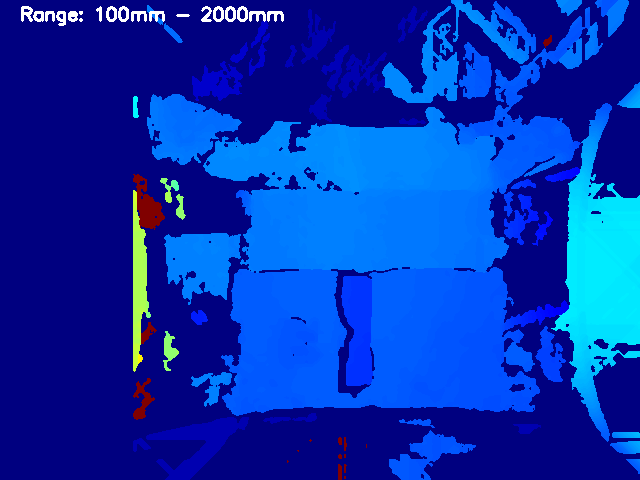
#> input picture depth_map_221394194767100.png, 640 x 480 px, given in place of the camera
$ python view_stereo_cam_output.py
#> lines starting #> are read from the running program, lines starting #| are printed output that depends on the picture
import cv2
import os
import pickle

current_dir = os.path.dirname(__file__)

CAM_L_IND = 4
CAM_R_IND = 2

cap_l = cv2.VideoCapture(CAM_L_IND)
cap_r = cv2.VideoCapture(CAM_R_IND)

print(
    f"Camera {CAM_L_IND} resolution: {cap_l.get(cv2.CAP_PROP_FRAME_WIDTH)}x{cap_l.get(cv2.CAP_PROP_FRAME_HEIGHT)}"
)
print(
    f"Camera {CAM_R_IND} resolution: {cap_r.get(cv2.CAP_PROP_FRAME_WIDTH)}x{cap_r.get(cv2.CAP_PROP_FRAME_HEIGHT)}"
)

cv2.namedWindow("Left Camera")
cv2.namedWindow("Right Camera")
# Add two trackbars to the windows
cv2.createTrackbar("Left", "Left Camera", 0, 100, lambda x: None)
#> slider 'Left' is set to 20
cv2.createTrackbar("Right", "Right Camera", 0, 100, lambda x: None)
#> slider 'Right' is set to 33

# Global variables to store the line positions
line_pos_l = -1
line_pos_r = -1


def undisort_frame(frame, cameraMatrix, dist):
    h, w = frame.shape[:2]
    new_camera_matrix, roi = cv2.getOptimalNewCameraMatrix(
        cameraMatrix, dist, (w, h), 1, (w, h)
    )

    # Undistort the image
    undistorted_frame = cv2.undistort(
        frame, cameraMatrix, dist, None, new_camera_matrix
    )

    return undistorted_frame


def draw_line(event, x, y, flags, param):
    global line_pos_l, line_pos_r
    if event == cv2.EVENT_LBUTTONDOWN:
        if param == "Left Camera":
            line_pos_l = y
        elif param == "Right Camera":
            line_pos_r = y


cv2.setMouseCallback("Left Camera", draw_line, "Left Camera")
cv2.setMouseCallback("Right Camera", draw_line, "Right Camera")

with open(os.path.join(os.path.dirname(__file__), "calibration_1.pkl"), "rb") as f:
#> (reads stereo_calibration/calibration_1.pkl from the repository)
    cameraMatrix1, dist1 = pickle.load(f)
    print("Camera Matrix 1: ", cameraMatrix1)
    print("Distortion Coefficients 1: ", dist1)

with open(os.path.join(os.path.dirname(__file__), "calibration_2.pkl"), "rb") as f:
#> (reads stereo_calibration/calibration_2.pkl from the repository)
    cameraMatrix2, dist2 = pickle.load(f)
    print("Camera Matrix 2: ", cameraMatrix2)
    print("Distortion Coefficients 2: ", dist2)

while True:
    ret_l, frame_l = cap_l.read()
#> frame_l is the input picture: shape (480, 640, 3); mean B, G, R 177.4, 48.5, 3.4
    frame_l = undisort_frame(frame_l, cameraMatrix2, dist2)
#> in undisort_frame, `undistorted_frame = cv2.undistort( frame, cameraMatrix, dist, None, ne..`:
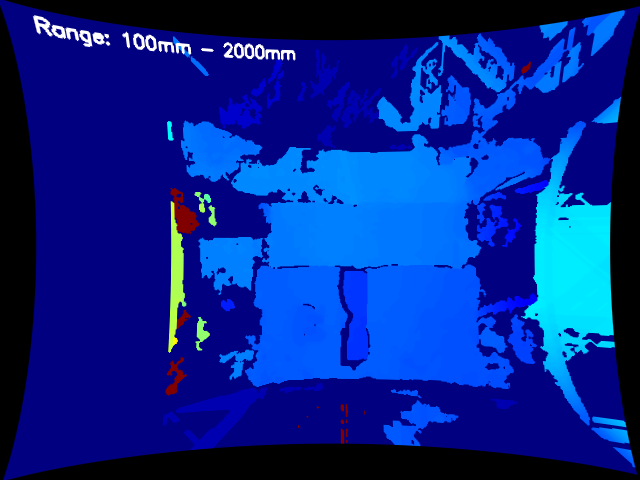
#> undistorted_frame: shape (480, 640, 3); mean B, G, R 141.2, 36.8, 2.9
    frame_l = cv2.rotate(frame_l, cv2.ROTATE_90_CLOCKWISE)
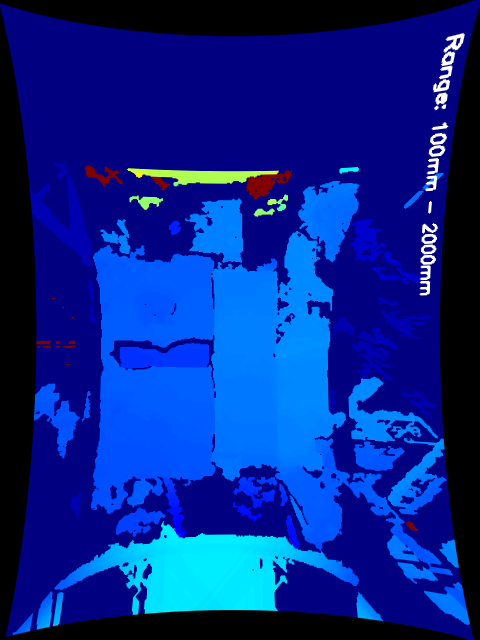
#> frame_l: shape (640, 480, 3); mean B, G, R 141.2, 36.8, 2.9
    ret_r, frame_r = cap_r.read()
    frame_r = undisort_frame(frame_r, cameraMatrix1, dist1)
#> in undisort_frame (call 2), `undistorted_frame = cv2.undistort( frame, cameraMatrix, dist, None, ne..`:
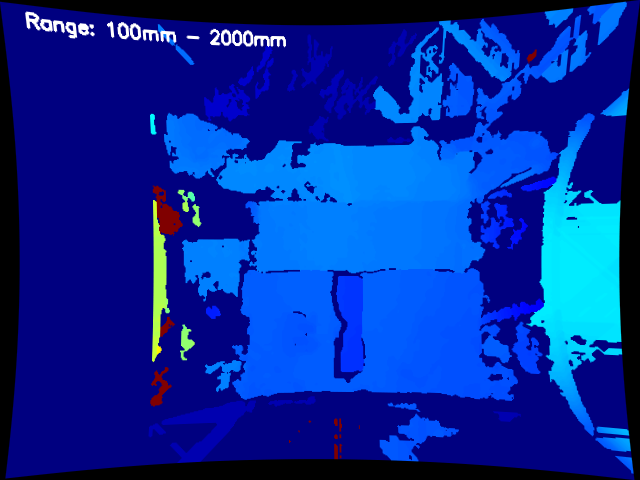
#> undistorted_frame: shape (480, 640, 3); mean B, G, R 155.8, 41.5, 3.1
    frame_r = cv2.rotate(frame_r, cv2.ROTATE_90_COUNTERCLOCKWISE)
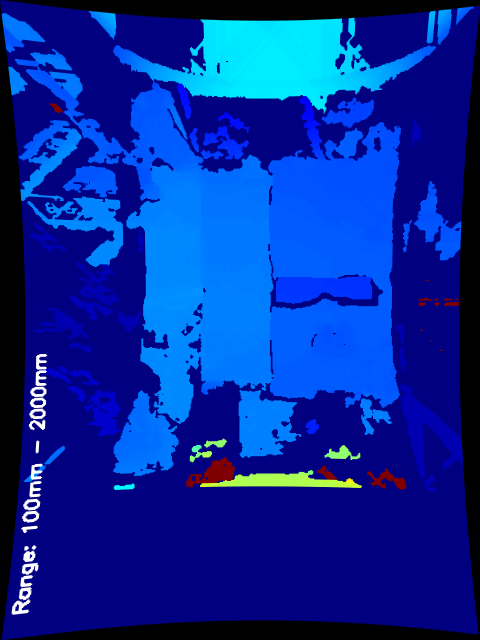
#> frame_r: shape (640, 480, 3); mean B, G, R 155.8, 41.5, 3.1

    if not (ret_l and ret_r):
        break

    # Get trackbar positions
    left_crop = cv2.getTrackbarPos("Left", "Left Camera")
    right_crop = cv2.getTrackbarPos("Right", "Right Camera")

    # Crop frames based on trackbar positions
    height_l, width_l = frame_l.shape[:2]
#> height_l = 640; width_l = 480
    height_r, width_r = frame_r.shape[:2]
#> height_r = 640; width_r = 480

    crop_l_w = int(width_l * left_crop / 100)
#> crop_l_w = 96
    crop_l_h = int(height_l * left_crop / 100)
#> crop_l_h = 128
    crop_r_w = int(width_r * right_crop / 100)
#> crop_r_w = 158
    crop_r_h = int(height_r * right_crop / 100)
#> crop_r_h = 211

    frame_l_cropped = frame_l[
        crop_l_h : height_l - crop_l_h, crop_l_w : width_l - crop_l_w
    ]
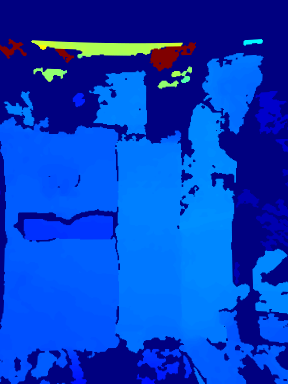
#> frame_l_cropped: shape (384, 288, 3); mean B, G, R 198.3, 62.9, 3.8
    frame_l_cropped = cv2.resize(frame_l_cropped, (width_l, height_l))
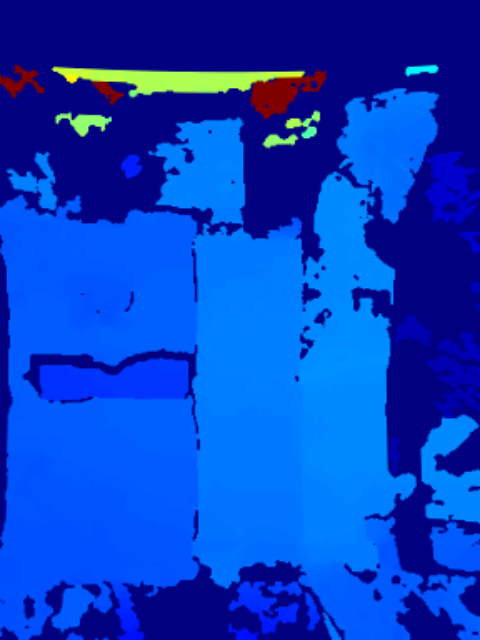
#> frame_l_cropped: shape (640, 480, 3); mean B, G, R 198.2, 62.9, 3.8
    frame_r_cropped = frame_r[
        crop_r_h : height_r - crop_r_h, crop_r_w : width_r - crop_r_w
    ]
    frame_r_cropped = cv2.resize(frame_r_cropped, (width_r, height_r))
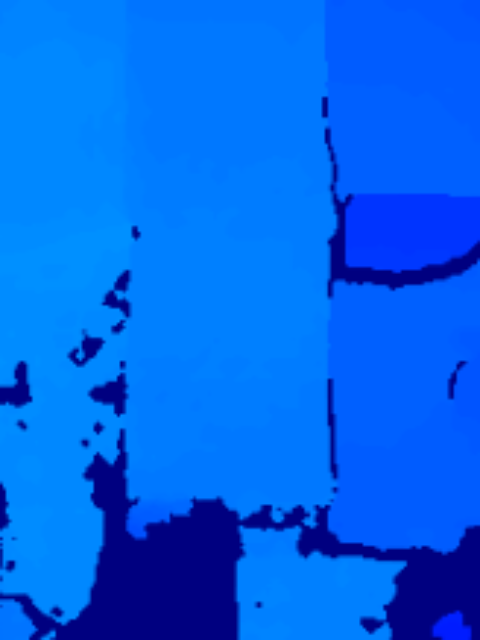
#> frame_r_cropped: shape (640, 480, 3); mean B, G, R 238.1, 100.8, 0

    # Draw horizontal lines if positions are set
    if line_pos_l != -1:
        cv2.line(
            frame_l_cropped, (0, line_pos_l), (width_l, line_pos_l), (0, 255, 0), 2
        )
    if line_pos_r != -1:
        cv2.line(
            frame_r_cropped, (0, line_pos_r), (width_r, line_pos_r), (0, 255, 0), 2
        )

    cv2.imshow("Left Camera", frame_l_cropped)
    cv2.imshow("Right Camera", frame_r_cropped)

    if cv2.waitKey(1) & 0xFF == ord("q"):
#> (key q is pressed here)
        break

cv2.destroyAllWindows()
cap_l.release()
cap_r.release()
